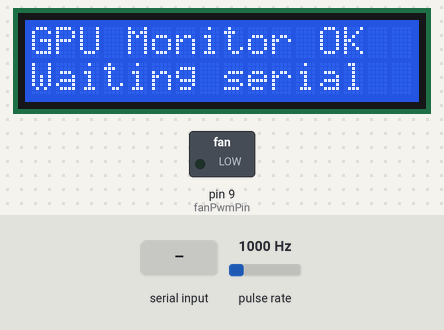
The sketch below on a simulated Arduino Nano, built with avr-gcc and run on an emulated ATmega328P. Shown: 16×2 character LCD, switched loads named in the sketch (green lamp = pin HIGH). Wiring (inferred from the names in the program): pulse sensor: data pin 2. Inputs (shaded band) come from the test bench; at power-on: pulse rate 1000 Hz. What the sketch prints to the serial monitor is not drawn.

Above: at 1.3 s.
1.4 s: "90 45 200\n" received over Serial
At 2.6 s:
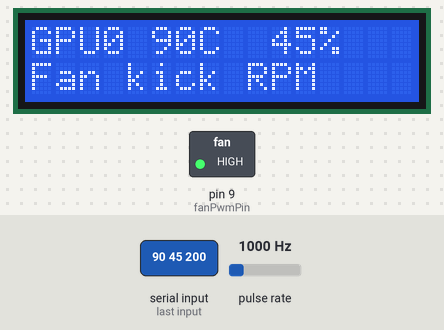
2.9 s: "30 150 10\n" received over Serial
At 3.8 s:
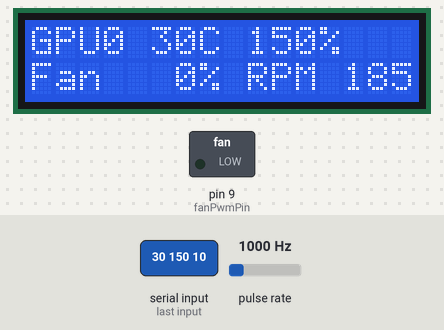
4.4 s: "90 45\n" received over Serial
At 4.8 s:
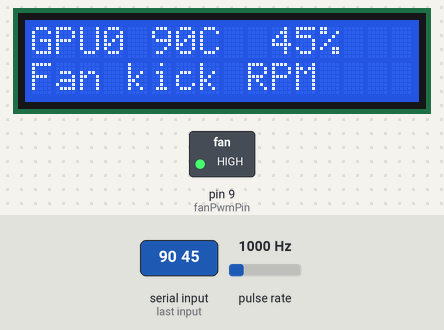
5.9 s: "90 45 200\n" received over Serial
At 7.1 s:
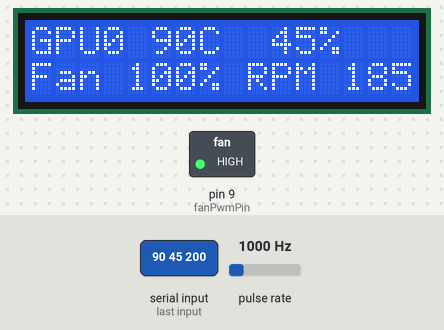
7.4 s: "30 150\n" received over Serial
At 11.0 s:
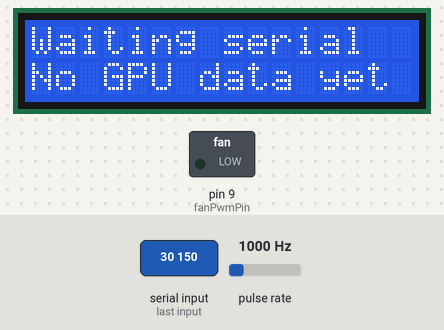
Timing chart, 0 to 12.5 s (numbered marks = the images above; inputs shaded):
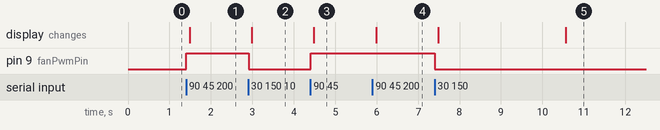

Measured:
- after the input at 1.4 s, pin 9 (fanPwmPin): LOW → HIGH at once; the display: changes after 0.09 s (image 1)
- after the input at 2.9 s, pin 9 (fanPwmPin): HIGH → LOW at once; the display: changes after 0.09 s (image 2)
- after the input at 4.4 s, pin 9 (fanPwmPin): LOW → HIGH at once; the display: changes after 0.08 s (image 3)
- after the input at 5.9 s, the display: changes after 0.09 s (image 4)
- after the input at 7.4 s, pin 9 (fanPwmPin): HIGH → LOW at once; the display: first changes after 0.08 s (image 5 shows a later state)

The sketch:

gpu_monitor.ino
```cpp
#include <Wire.h>
#include <LiquidCrystal_I2C.h>

#define LCD_COLS    20
#define LCD_ROWS    4

// Fan PWM pin: Nano D9 is Timer1 OC1A. 4-wire PC fans expect ~25 kHz PWM.
const int fanPwmPin = 9;
const int fanTachPin = 2;  // INT0 on Nano
// Calibrated against the ARCTIC P12 Pro PST PWM/RPM curve in this build.
const unsigned int TACH_PULSES_PER_REV = 4;
const unsigned int FAN_PWM_TOP = 639;  // 16 MHz / (1 * (639 + 1)) = 25 kHz
const unsigned long TACH_MIN_PULSE_US = 8000;  // ARCTIC P12 Pro PST max is ~3000 RPM
const unsigned long TACH_TIMEOUT_US = 2000000UL;
const unsigned int FAN_MAX_VALID_RPM = 3500;

// Fan curve with hysteresis to prevent oscillation
const float FAN_START_TEMP = 50.0;
const float FAN_FULL_TEMP  = 85.0;
const float HYSTERESIS     = 3.0;
const int FAN_MIN_PWM      = 64;   // ~25%, ARCTIC curve is already ~1000 RPM here
const int FAN_KICK_PWM     = 180;  // short spin-up pulse when starting from 0
const unsigned int FAN_KICK_MS = 700;

// Serial protocol: space-separated float pairs "temp0 load0 temp1 load1\n"
#define MAX_GPUS       10
#define MAX_MSG_LEN   256

LiquidCrystal_I2C* lcd = NULL;
static uint8_t lcdAddr = 0;
static bool lcdReady = false;

// Ring buffer for serial data (avoids String heap fragmentation)
static char rxBuf[MAX_MSG_LEN];
static uint8_t rxIdx = 0;

// Fan state for hysteresis
static float lastFanTemp = 0.0;
static int lastFanPwm    = 0;
static unsigned long lastMessageMs = 0;
static bool waitingShown = false;
static volatile unsigned long tachPulses = 0;
static volatile unsigned long lastTachPulseUs = 0;
static volatile unsigned long tachIntervalSumUs = 0;
static volatile unsigned int tachIntervalCount = 0;
static unsigned long lastRpmSampleMs = 0;
static unsigned long lastTachPulses = 0;
static unsigned int fanRpm = 0;
static int currentFanPwm = 0;
static int targetFanPwm = 0;
static bool fanKicking = false;
static unsigned long fanKickUntilMs = 0;

void tachPulse() {
  unsigned long now = micros();
  unsigned long interval = now - lastTachPulseUs;

  if (lastTachPulseUs != 0) {
    if (interval < TACH_MIN_PULSE_US) {
      return;
    }
    tachIntervalSumUs += interval;
    if (tachIntervalCount < 1000) {
      tachIntervalCount++;
    }
  }

  lastTachPulseUs = now;
  tachPulses++;
}

void setupFanPwm25k() {
  pinMode(fanPwmPin, OUTPUT);
  TCCR1A = 0;
  TCCR1B = 0;
  TCNT1 = 0;

  // Fast PWM, TOP=ICR1, non-inverting output on OC1A/D9, prescaler=1.
  ICR1 = FAN_PWM_TOP;
  OCR1A = 0;
  TCCR1A = _BV(COM1A1) | _BV(WGM11);
  TCCR1B = _BV(WGM13) | _BV(WGM12) | _BV(CS10);
}

void setFanPwm(int pwm) {
  if (pwm < 0) pwm = 0;
  if (pwm > 255) pwm = 255;
  currentFanPwm = pwm;
  OCR1A = (unsigned int)(((unsigned long)pwm * FAN_PWM_TOP) / 255UL);
}

void applyFanTarget(int pwm) {
  if (pwm < 0) pwm = 0;
  if (pwm > 255) pwm = 255;

  targetFanPwm = pwm;
  if (pwm > 0 && currentFanPwm == 0) {
    fanKicking = true;
    fanKickUntilMs = millis() + FAN_KICK_MS;
    setFanPwm(max(pwm, FAN_KICK_PWM));
    return;
  }

  if (!fanKicking) {
    setFanPwm(pwm);
  }
}

bool i2cPresent(uint8_t addr) {
  Wire.beginTransmission(addr);
  return Wire.endTransmission() == 0;
}

uint8_t findLcdAddress() {
  // Common PCF8574 LCD backpacks are usually 0x20-0x27 or 0x3F.
  for (uint8_t addr = 0x20; addr <= 0x27; addr++) {
    if (i2cPresent(addr)) return addr;
  }
  if (i2cPresent(0x3F)) return 0x3F;
  if (i2cPresent(0x3E)) return 0x3E;
  return 0;
}

void lcdPrintPadded(uint8_t col, uint8_t row, const char* text) {
  if (!lcdReady) return;
  lcd->setCursor(col, row);
  uint8_t printed = 0;
  while (*text && printed < LCD_COLS) {
    lcd->print(*text++);
    printed++;
  }
  while (printed < LCD_COLS) {
    lcd->print(' ');
    printed++;
  }
}

void setup() {
  // Baud rate must match Python script.
  Serial.begin(9600);

  setupFanPwm25k();
  pinMode(fanTachPin, INPUT_PULLUP);
  attachInterrupt(digitalPinToInterrupt(fanTachPin), tachPulse, FALLING);

  Wire.begin();
  lcdAddr = findLcdAddress();
  if (lcdAddr != 0) {
    lcd = new LiquidCrystal_I2C(lcdAddr, LCD_COLS, LCD_ROWS);
    lcd->init();
    lcd->backlight();
    lcd->clear();
    lcdReady = true;
    lcdPrintPadded(0, 0, "GPU Monitor OK");
    char line[21];
    snprintf(line, sizeof(line), "LCD I2C: 0x%02X", lcdAddr);
    lcdPrintPadded(0, 1, line);
    lcdPrintPadded(0, 2, "Tach: D2 pullup");
    lcdPrintPadded(0, 3, "Waiting serial");
    waitingShown = true;
  }

  Serial.print("GPU Monitor OK LCD=0x");
  Serial.println(lcdAddr, HEX);
}

void loop() {
  updateFanRpm();
  updateFanKick();

  // Collect serial data into ring buffer
  while (Serial.available()) {
    char c = Serial.read();

    if (c == '\n' || c == '\r') {
      // End of message — process it
      if (rxIdx > 0) {
        rxBuf[rxIdx] = '\0';
        processMessage(rxBuf);
        lastMessageMs = millis();
        waitingShown = false;
        rxIdx = 0;
      }
    } else if (rxIdx < MAX_MSG_LEN - 1) {
      rxBuf[rxIdx++] = c;
    }
    // else: drop overflow
  }

  if (lcdReady && !waitingShown && millis() - lastMessageMs > 3000) {
    lcdPrintPadded(0, 0, "Waiting serial");
    char line[21];
    snprintf(line, sizeof(line), "LCD I2C: 0x%02X", lcdAddr);
    lcdPrintPadded(0, 1, line);
    snprintf(line, sizeof(line), "RPM %4u", fanRpm);
    lcdPrintPadded(0, 2, line);
    lcdPrintPadded(0, 3, "No GPU data yet");
    waitingShown = true;
  }
}

void updateFanKick() {
  if (fanKicking && (long)(millis() - fanKickUntilMs) >= 0) {
    fanKicking = false;
    setFanPwm(targetFanPwm);
  }
}

void updateFanRpm() {
  unsigned long now = millis();
  unsigned long elapsed = now - lastRpmSampleMs;
  if (elapsed < 500) return;

  noInterrupts();
  unsigned long intervalSum = tachIntervalSumUs;
  unsigned int intervalCount = tachIntervalCount;
  unsigned long lastPulseUs = lastTachPulseUs;
  tachIntervalSumUs = 0;
  tachIntervalCount = 0;
  interrupts();

  lastRpmSampleMs = now;

  if (currentFanPwm == 0 || TACH_PULSES_PER_REV == 0) {
    fanRpm = 0;
    return;
  }

  if (lastPulseUs == 0 || (unsigned long)(micros() - lastPulseUs) > TACH_TIMEOUT_US) {
    fanRpm = 0;
    return;
  }

  if (intervalCount == 0) {
    return;
  }

  unsigned long avgPulseUs = intervalSum / intervalCount;
  if (avgPulseUs == 0) return;

  unsigned long rpm = 60000000UL / (avgPulseUs * TACH_PULSES_PER_REV);
  if (rpm > FAN_MAX_VALID_RPM) {
    return;
  }

  unsigned int measured = (unsigned int)rpm;
  fanRpm = fanRpm == 0 ? measured : (unsigned int)((fanRpm * 3UL + measured) / 4UL);
}

void processMessage(const char* msg) {
  // Skip empty messages
  const char* p = msg;
  while (*p == ' ' || *p == '\t') p++;
  if (*p == '\0') return;

  // Parse pairs: temp0 load0 temp1 load1 ...
  float temps[MAX_GPUS] = {0};
  float loads[MAX_GPUS] = {0};
  int numGpus = 0;

  char buf[MAX_MSG_LEN];
  strncpy(buf, msg, sizeof(buf));
  buf[sizeof(buf) - 1] = '\0';

  char* token = strtok(buf, " \t");
  while (token != NULL && numGpus < MAX_GPUS) {
    float temp = atof(token);
    token = strtok(NULL, " \t");
    if (token == NULL) break;
    float load = atof(token);

    temps[numGpus] = temp;
    loads[numGpus] = load;
    numGpus++;

    token = strtok(NULL, " \t");
  }

  if (numGpus == 0) return;

  // Find hottest GPU for fan control
  float maxTemp = 0.0;
  int hotIdx = 0;
  for (int i = 0; i < numGpus; i++) {
    if (temps[i] > maxTemp) {
      maxTemp = temps[i];
      hotIdx = i;
    }
  }

  // Fan PWM with hysteresis
  int fanPwm;
  if (maxTemp >= FAN_FULL_TEMP) {
    fanPwm = 255;
  } else if (maxTemp <= FAN_START_TEMP - HYSTERESIS) {
    fanPwm = 0;
  } else if (maxTemp >= FAN_START_TEMP) {
    // Ramp from minimum stable duty to 255 between START and FULL temp.
    int range = (int)(FAN_FULL_TEMP - FAN_START_TEMP);
    if (range <= 0) { fanPwm = 255; }
    else { fanPwm = map((int)(maxTemp - FAN_START_TEMP), 0, range, FAN_MIN_PWM, 255); }
  } else {
    // Between FULL-HYST and START: hold last PWM
    fanPwm = lastFanPwm;
  }

  // Clamp and apply
  if (fanPwm < 0) fanPwm = 0;
  if (fanPwm > 255) fanPwm = 255;
  if (fanPwm > 0 && fanPwm < FAN_MIN_PWM) fanPwm = FAN_MIN_PWM;

  applyFanTarget(fanPwm);
  lastFanTemp = maxTemp;
  lastFanPwm = fanPwm;

  // === DISPLAY ===
  if (lcdReady) {
    char line[21];
    int dataLines = min(numGpus, LCD_ROWS - 1);
    for (int i = 0; i < dataLines; i++) {
      snprintf(line, sizeof(line), "GPU%d %2dC %3d%%", i, (int)temps[i], (int)loads[i]);
      lcdPrintPadded(0, i, line);
    }

    for (int lineNo = dataLines; lineNo < LCD_ROWS - 1; lineNo++) {
      lcdPrintPadded(0, lineNo, "");
    }

    int fanPct = map(fanPwm, 0, 255, 0, 100);
    if (fanKicking) {
      snprintf(line, sizeof(line), "Fan kick RPM %4u", fanRpm);
    } else {
      snprintf(line, sizeof(line), "Fan %3d%% RPM %4u", fanPct, fanRpm);
    }
    lcdPrintPadded(0, LCD_ROWS - 1, line);
  }
}
```
